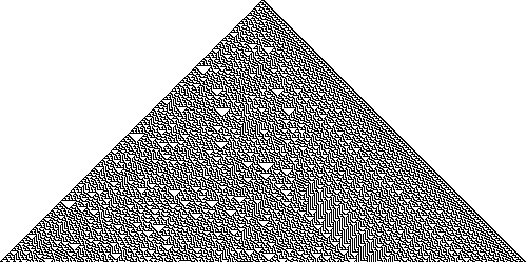

Here is the Python script that generated this plot:
# -----------------------------------------------------------------------------
# Copyright (C) 2018  Nicolas P. Rougier
# Distributed under the terms of the BSD License.
# -----------------------------------------------------------------------------
import numpy as np
import matplotlib.pyplot as plt
from numpy.lib.stride_tricks import as_strided

def sliding_window(Z, size=2):
    n, s = Z.shape[0], Z.strides[0]
    return as_strided(Z, shape=(n-size+1, size), strides=(s, s))

# Rule 30  (see https://en.wikipedia.org/wiki/Rule_30)
# 0x000: 0, 0x001: 1, 0x010: 1, 0x011: 1
# 0x100: 1, 0x101: 0, 0x110: 0, 0x111: 0
rule = 30 
R = np.array([int(v) for v in '{0:08b}'.format(rule)])[::-1]

# Initial state
Z = np.zeros((250,501), dtype=int)
Z[0,250] = 1

# Computing some iterations
for i in range(1, len(Z)):
    N = sliding_window(Z[i-1],3) * [1,2,4]
    Z[i,1:-1] = R[N.sum(axis=1)]

# Display
plt.figure(figsize=(6,3))
plt.subplot(1,1,1,frameon=False)
plt.imshow(Z, vmin=0, vmax=1, cmap=plt.cm.gray_r)
plt.xticks([]), plt.yticks([])
plt.tight_layout()
plt.savefig("automata.png")
plt.show()
